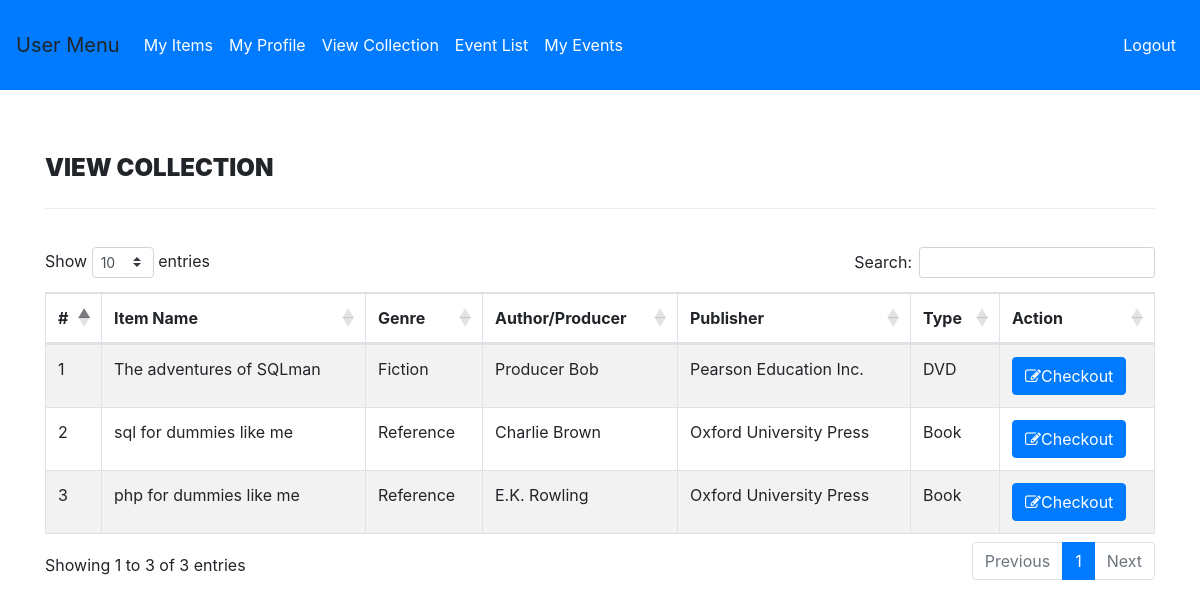
The app's page /users/user-view.php (signed in) with its own data.
### tables this page shows
CREATE TABLE `collection` (
  `id` int(11) NOT NULL,
  `Title` varchar(255) DEFAULT NULL,
  `GenreID` int(11) DEFAULT NULL,
  `AuthorID` int(11) DEFAULT NULL,
  `PublishID` int(11) DEFAULT NULL,
  `ISBN` int(11) DEFAULT NULL,
  `Price` int(11) DEFAULT NULL,
  `itemType` varchar(255) DEFAULT NULL
);

CREATE TABLE `genre` (
  `id` int(11) NOT NULL,
  `GenreName` varchar(150) DEFAULT NULL
);

CREATE TABLE `authors` (
  `id` int(11) NOT NULL,
  `AuthorName` varchar(159) DEFAULT NULL,
  `Birthday` DATE DEFAULT NULL,
  `Status` varchar(10) DEFAULT NULL
);

CREATE TABLE `publishers` (
  `id` int(11) NOT NULL,
  `publishName` varchar(159) DEFAULT NULL
);

### users/user-view.php (the view, shortened to what this page needs)
<?php
include('includes/config.php');
if(strlen($_SESSION['login'])==0)
    {
header('location:../index.php');
}
else{
?>
<!DOCTYPE html>
<html xmlns="http://www.w3.org/1999/xhtml">
<head>
    <link href="assets/css/font-awesome.css" rel="stylesheet" />
    <link href="https://cdnjs.cloudflare.com/ajax/libs/twitter-bootstrap/4.1.3/css/bootstrap.css" rel="stylesheet" />
    <link href="https://cdn.datatables.net/1.10.19/css/dataTables.bootstrap4.min.css" rel="stylesheet" />
    <link href="assets/css/style.css" rel="stylesheet" />
</head>
<body>
<?php include('user-navbar.php');?>
    <div class="content-wrapper">
         <div class="container">
        <div class="row pad-botm">
            <div class="col-md-12">
                <h4 class="header-line">View Collection</h4>
    </div>
        </div>
            <div class="row">
                <div class="col-md-12">
                    <div class="panel panel-default">
                        <div class="panel-body">
                            <div class="table-responsive">
                                <table class="table table-striped table-bordered table-hover" id="dataTables-example">
                                    <thead>
                                        <tr>
                                            <th>#</th>
                                            <th>Item Name</th>
                                            <th>Genre</th>
                                            <th>Author/Producer</th>
                                            <th>Publisher</th>
                                            <th>Type</th>
                                            <th>Action</th>
                                        </tr>
                                    </thead>
                                    <tbody>
<?php $sql = "SELECT collection.Title,genre.GenreName,authors.AuthorName, publishers.publishName,
collection.itemType,collection.id as id
from collection join genre on genre.id=collection.GenreID
join authors on authors.id=collection.AuthorID
join publishers on publishers.id=collection.PublishID";
$query = $dbh -> prepare($sql);
$query->execute();
$results=$query->fetchAll(PDO::FETCH_OBJ);
$num=1;
if($query->rowCount() > 0)
{
foreach($results as $result)
{               ?>
                                        <tr class="odd gradeX">
                                            <td class="center"><?php echo htmlentities($num);?></td>
                                            <td class="center"><?php echo htmlentities($result->Title);?></td>
                                            <td class="center"><?php echo htmlentities($result->GenreName);?></td>
                                            <td class="center"><?php echo htmlentities($result->AuthorName);?></td>
                                            <td class="center"><?php echo htmlentities($result->publishName);?></td>
                                            <td class="center"><?php echo htmlentities($result->itemType);?></td>
                                            <td class="center">
                                            <a href="user-checkout.php?collectionid=<?php echo htmlentities($result->id);?>"><button class="btn btn-primary"><i class="fa fa-edit "></i>Checkout</button>
                                            </td>
                                        </tr>
 <?php $num=$num+1;}} ?>
                                    </tbody>
                                </table>
                            </div>
                        </div>
                    </div>
                </div>
            </div>
    </div>
    </div>
</body>
</html>
<?php } ?>

### users/assets/css/style.css (style rules this page uses)
.content-wrapper { margin-top: 40px; min-height:800px; padding-bottom:90px; }
.header-line { font-weight:900; padding-bottom:25px; border-bottom:1px solid #eeeeee; text-transform:uppercase; }
.pad-botm { padding-bottom:30px; }

### records on screen
collection: Title "The adventures of SQLman", GenreID.GenreName "Fiction", AuthorID.AuthorName "Producer Bob", publishers.publishName "Pearson Education Inc.", itemType "DVD"
collection: Title "sql for dummies like me", GenreID.GenreName "Reference", AuthorID.AuthorName "Charlie Brown", publishers.publishName "Oxford University Press", itemType "Book"
collection: Title "php for dummies like me", GenreID.GenreName "Reference", AuthorID.AuthorName "E.K. Rowling", publishers.publishName "Oxford University Press", itemType "Book"
